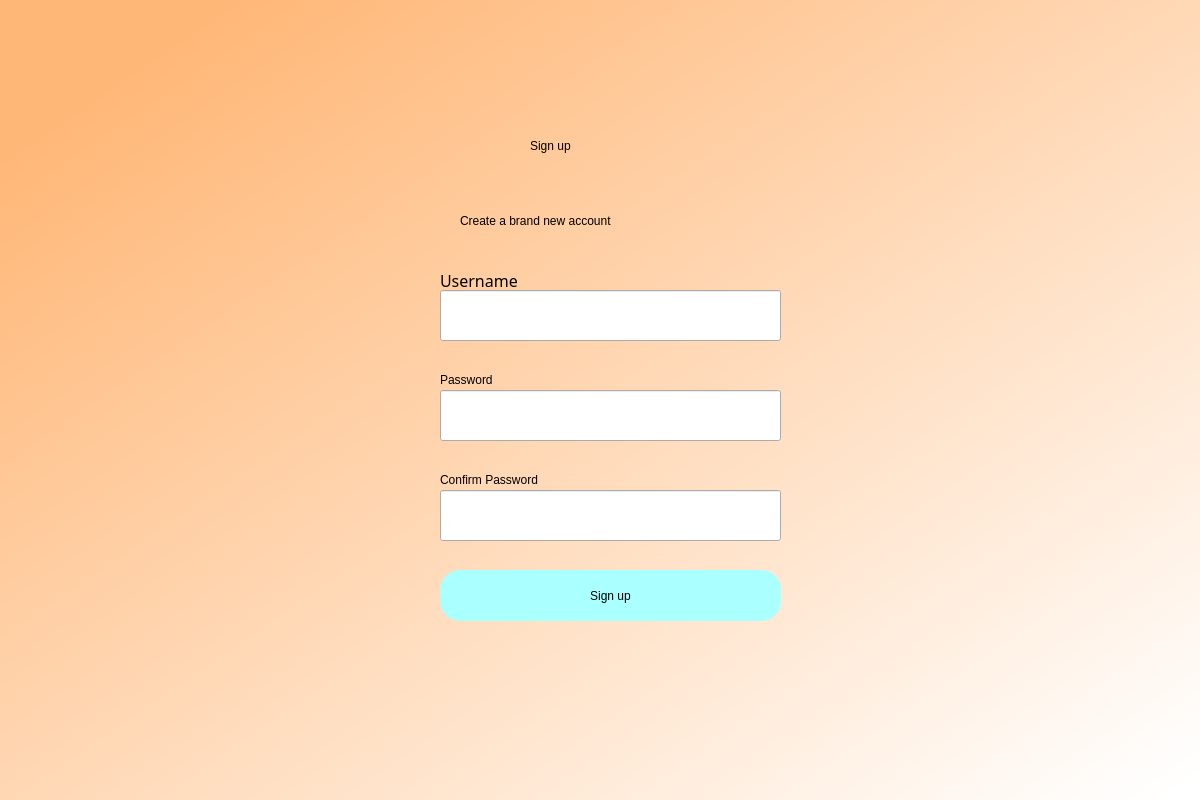
<?xml version="1.0" encoding="UTF-8"?>
<ui version="4.0">
 <class>Dialog</class>
 <widget class="QDialog" name="Dialog">
  <property name="geometry">
   <rect>
    <x>0</x>
    <y>0</y>
    <width>1200</width>
    <height>800</height>
   </rect>
  </property>
  <property name="windowTitle">
   <string>Dialog</string>
  </property>
  <widget class="QWidget" name="bgwidget" native="true">
   <property name="geometry">
    <rect>
     <x>0</x>
     <y>0</y>
     <width>1201</width>
     <height>801</height>
    </rect>
   </property>
   <property name="styleSheet">
    <string notr="true">QWidget#bgwidget{
background-color:qlineargradient(spread:pad, x1:0.091, y1:0.101636, x2:0.991379, y2:0.977, stop:0 rgb(255, 183, 119), stop:1 rgba(255, 255, 255, 255));}</string>
   </property>
   <widget class="QLabel" name="label">
    <property name="geometry">
     <rect>
      <x>530</x>
      <y>110</y>
      <width>171</width>
      <height>71</height>
     </rect>
    </property>
    <property name="styleSheet">
     <string notr="true">font: 36pt &quot;DengXian&quot;; color: rgb(0, 0, 0)</string>
    </property>
    <property name="text">
     <string>Sign up</string>
    </property>
   </widget>
   <widget class="QLabel" name="label_2">
    <property name="geometry">
     <rect>
      <x>460</x>
      <y>200</y>
      <width>301</width>
      <height>41</height>
     </rect>
    </property>
    <property name="styleSheet">
     <string notr="true">font: 18pt &quot;DengXian&quot;; color: rgb(0, 0, 0)</string>
    </property>
    <property name="text">
     <string>Create a brand new account</string>
    </property>
   </widget>
   <widget class="QPushButton" name="signup">
    <property name="geometry">
     <rect>
      <x>440</x>
      <y>570</y>
      <width>341</width>
      <height>51</height>
     </rect>
    </property>
    <property name="styleSheet">
     <string notr="true">border-radius:20px;
background-color: rgb(170, 255, 255);
font: 14pt &quot;DengXian&quot;;</string>
    </property>
    <property name="text">
     <string>Sign up</string>
    </property>
   </widget>
   <widget class="QLineEdit" name="emailField">
    <property name="geometry">
     <rect>
      <x>440</x>
      <y>290</y>
      <width>341</width>
      <height>51</height>
     </rect>
    </property>
    <property name="styleSheet">
     <string notr="true">font: 12pt &quot;DengXian&quot;;</string>
    </property>
   </widget>
   <widget class="QLineEdit" name="passwordField">
    <property name="geometry">
     <rect>
      <x>440</x>
      <y>390</y>
      <width>341</width>
      <height>51</height>
     </rect>
    </property>
    <property name="styleSheet">
     <string notr="true">font: 12pt &quot;DengXian&quot;;</string>
    </property>
   </widget>
   <widget class="QLabel" name="label_3">
    <property name="geometry">
     <rect>
      <x>440</x>
      <y>270</y>
      <width>81</width>
      <height>20</height>
     </rect>
    </property>
    <property name="font">
     <font>
      <family>DengXian</family>
      <pointsize>12</pointsize>
      <weight>50</weight>
      <italic>false</italic>
      <bold>false</bold>
     </font>
    </property>
    <property name="styleSheet">
     <string notr="true">font: 12pt &quot;DengXian&quot;;</string>
    </property>
    <property name="text">
     <string>Username</string>
    </property>
   </widget>
   <widget class="QLabel" name="label_4">
    <property name="geometry">
     <rect>
      <x>440</x>
      <y>370</y>
      <width>81</width>
      <height>20</height>
     </rect>
    </property>
    <property name="styleSheet">
     <string notr="true">font: 12pt &quot;DengXian&quot;;</string>
    </property>
    <property name="text">
     <string>Password</string>
    </property>
   </widget>
   <widget class="QLabel" name="errorMsg">
    <property name="geometry">
     <rect>
      <x>440</x>
      <y>540</y>
      <width>341</width>
      <height>20</height>
     </rect>
    </property>
    <property name="styleSheet">
     <string notr="true">color:red;
font: 10pt &quot;DengXian&quot;;</string>
    </property>
    <property name="text">
     <string/>
    </property>
   </widget>
   <widget class="QLabel" name="label_5">
    <property name="geometry">
     <rect>
      <x>440</x>
      <y>470</y>
      <width>141</width>
      <height>20</height>
     </rect>
    </property>
    <property name="styleSheet">
     <string notr="true">font: 12pt &quot;DengXian&quot;;</string>
    </property>
    <property name="text">
     <string>Confirm Password</string>
    </property>
   </widget>
   <widget class="QLineEdit" name="confirmpasswordfield">
    <property name="geometry">
     <rect>
      <x>440</x>
      <y>490</y>
      <width>341</width>
      <height>51</height>
     </rect>
    </property>
    <property name="styleSheet">
     <string notr="true">font: 12pt &quot;DengXian&quot;;</string>
    </property>
   </widget>
  </widget>
 </widget>
 <resources/>
 <connections/>
</ui>
